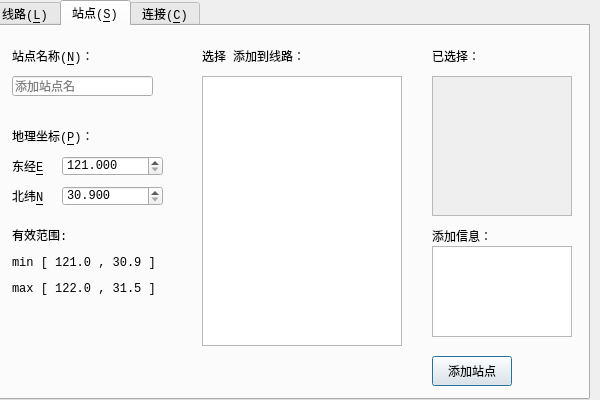
<?xml version="1.0" encoding="UTF-8"?>
<ui version="4.0">
 <class>ManageLines</class>
 <widget class="QDialog" name="ManageLines">
  <property name="enabled">
   <bool>true</bool>
  </property>
  <property name="geometry">
   <rect>
    <x>0</x>
    <y>0</y>
    <width>600</width>
    <height>400</height>
   </rect>
  </property>
  <property name="font">
   <font>
    <family>Consolas</family>
   </font>
  </property>
  <property name="windowTitle">
   <string>添加</string>
  </property>
  <property name="windowIcon">
   <iconset resource="resource.qrc">
    <normaloff>:/icon/icon/add.png</normaloff>:/icon/icon/add.png</iconset>
  </property>
  <widget class="QTabWidget" name="tabWidget">
   <property name="enabled">
    <bool>true</bool>
   </property>
   <property name="geometry">
    <rect>
     <x>-10</x>
     <y>0</y>
     <width>600</width>
     <height>400</height>
    </rect>
   </property>
   <property name="tabPosition">
    <enum>QTabWidget::North</enum>
   </property>
   <property name="tabShape">
    <enum>QTabWidget::Rounded</enum>
   </property>
   <property name="currentIndex">
    <number>1</number>
   </property>
   <property name="elideMode">
    <enum>Qt::ElideNone</enum>
   </property>
   <widget class="QWidget" name="tabAddLine">
    <property name="font">
     <font>
      <family>Consolas</family>
     </font>
    </property>
    <attribute name="icon">
     <iconset resource="resource.qrc">
      <normaloff>:/icon/icon/subway.png</normaloff>:/icon/icon/subway.png</iconset>
    </attribute>
    <attribute name="title">
     <string>线路(&amp;L)</string>
    </attribute>
    <widget class="QLabel" name="label">
     <property name="geometry">
      <rect>
       <x>20</x>
       <y>20</y>
       <width>560</width>
       <height>160</height>
      </rect>
     </property>
     <property name="font">
      <font>
       <family>Consolas</family>
      </font>
     </property>
     <property name="text">
      <string>&lt;html&gt;&lt;head/&gt;&lt;body&gt;&lt;p&gt;&lt;span style=&quot; font-weight:600;&quot;&gt;提示：&lt;/span&gt;新增线路方法&lt;/p&gt;&lt;p&gt;1.先添加新线路信息；&lt;/p&gt;&lt;p&gt;2.然后在工具【站点】中添加线路站点；&lt;/p&gt;&lt;p&gt;3.最后在工具【连接】中确定站点连接关系；&lt;/p&gt;&lt;p&gt;4.也可以用文本方式简单快捷添加，格式需规范。&lt;/p&gt;&lt;/body&gt;&lt;/html&gt;</string>
     </property>
    </widget>
    <widget class="QLabel" name="label_3">
     <property name="geometry">
      <rect>
       <x>20</x>
       <y>200</y>
       <width>80</width>
       <height>20</height>
      </rect>
     </property>
     <property name="text">
      <string>线路名称(&amp;N)：</string>
     </property>
     <property name="buddy">
      <cstring>lineEditLineName</cstring>
     </property>
    </widget>
    <widget class="QLineEdit" name="lineEditLineName">
     <property name="geometry">
      <rect>
       <x>120</x>
       <y>200</y>
       <width>80</width>
       <height>20</height>
      </rect>
     </property>
     <property name="placeholderText">
      <string>请输入线路名</string>
     </property>
    </widget>
    <widget class="QPushButton" name="pushButtonAddLine">
     <property name="geometry">
      <rect>
       <x>440</x>
       <y>320</y>
       <width>80</width>
       <height>30</height>
      </rect>
     </property>
     <property name="minimumSize">
      <size>
       <width>0</width>
       <height>0</height>
      </size>
     </property>
     <property name="font">
      <font>
       <family>Consolas</family>
      </font>
     </property>
     <property name="text">
      <string>添加线路</string>
     </property>
     <property name="default">
      <bool>true</bool>
     </property>
    </widget>
    <widget class="QLabel" name="label_8">
     <property name="geometry">
      <rect>
       <x>20</x>
       <y>240</y>
       <width>80</width>
       <height>20</height>
      </rect>
     </property>
     <property name="text">
      <string>线路颜色(&amp;C)：</string>
     </property>
     <property name="buddy">
      <cstring>pushButtonChooseColor</cstring>
     </property>
    </widget>
    <widget class="QPushButton" name="pushButtonChooseColor">
     <property name="geometry">
      <rect>
       <x>120</x>
       <y>240</y>
       <width>80</width>
       <height>20</height>
      </rect>
     </property>
     <property name="minimumSize">
      <size>
       <width>0</width>
       <height>0</height>
      </size>
     </property>
     <property name="maximumSize">
      <size>
       <width>16777215</width>
       <height>16777215</height>
      </size>
     </property>
     <property name="font">
      <font>
       <family>Consolas</family>
      </font>
     </property>
     <property name="text">
      <string>拾取颜色</string>
     </property>
    </widget>
    <widget class="QTextBrowser" name="textBrowserAddLine">
     <property name="enabled">
      <bool>false</bool>
     </property>
     <property name="geometry">
      <rect>
       <x>400</x>
       <y>200</y>
       <width>140</width>
       <height>60</height>
      </rect>
     </property>
    </widget>
    <widget class="QLabel" name="label_21">
     <property name="geometry">
      <rect>
       <x>400</x>
       <y>180</y>
       <width>80</width>
       <height>20</height>
      </rect>
     </property>
     <property name="text">
      <string>添加信息：</string>
     </property>
    </widget>
   </widget>
   <widget class="QWidget" name="tabAddStation">
    <attribute name="icon">
     <iconset resource="resource.qrc">
      <normaloff>:/icon/icon/station.png</normaloff>:/icon/icon/station.png</iconset>
    </attribute>
    <attribute name="title">
     <string>站点(&amp;S)</string>
    </attribute>
    <widget class="QDoubleSpinBox" name="doubleSpinBoxLatitude">
     <property name="geometry">
      <rect>
       <x>70</x>
       <y>160</y>
       <width>101</width>
       <height>20</height>
      </rect>
     </property>
     <property name="minimumSize">
      <size>
       <width>85</width>
       <height>20</height>
      </size>
     </property>
     <property name="decimals">
      <number>3</number>
     </property>
     <property name="minimum">
      <double>30.899999999999999</double>
     </property>
     <property name="maximum">
      <double>31.449999999999999</double>
     </property>
     <property name="singleStep">
      <double>0.100000000000000</double>
     </property>
     <property name="value">
      <double>30.899999999999999</double>
     </property>
    </widget>
    <widget class="QLabel" name="labelLatitude">
     <property name="geometry">
      <rect>
       <x>20</x>
       <y>160</y>
       <width>35</width>
       <height>20</height>
      </rect>
     </property>
     <property name="minimumSize">
      <size>
       <width>35</width>
       <height>20</height>
      </size>
     </property>
     <property name="font">
      <font>
       <family>Consolas</family>
      </font>
     </property>
     <property name="text">
      <string>北纬&amp;N</string>
     </property>
     <property name="buddy">
      <cstring>doubleSpinBoxLatitude</cstring>
     </property>
    </widget>
    <widget class="QLabel" name="labelLongitude">
     <property name="geometry">
      <rect>
       <x>20</x>
       <y>130</y>
       <width>35</width>
       <height>20</height>
      </rect>
     </property>
     <property name="minimumSize">
      <size>
       <width>35</width>
       <height>20</height>
      </size>
     </property>
     <property name="font">
      <font>
       <family>Consolas</family>
      </font>
     </property>
     <property name="text">
      <string>东经&amp;E</string>
     </property>
     <property name="buddy">
      <cstring>doubleSpinBoxLongitude</cstring>
     </property>
    </widget>
    <widget class="QDoubleSpinBox" name="doubleSpinBoxLongitude">
     <property name="geometry">
      <rect>
       <x>70</x>
       <y>130</y>
       <width>101</width>
       <height>20</height>
      </rect>
     </property>
     <property name="minimumSize">
      <size>
       <width>85</width>
       <height>20</height>
      </size>
     </property>
     <property name="decimals">
      <number>3</number>
     </property>
     <property name="minimum">
      <double>121.000000000000000</double>
     </property>
     <property name="maximum">
      <double>122.000000000000000</double>
     </property>
     <property name="singleStep">
      <double>0.100000000000000</double>
     </property>
     <property name="value">
      <double>121.000000000000000</double>
     </property>
    </widget>
    <widget class="QLineEdit" name="lineEditStationName">
     <property name="geometry">
      <rect>
       <x>20</x>
       <y>50</y>
       <width>141</width>
       <height>20</height>
      </rect>
     </property>
     <property name="minimumSize">
      <size>
       <width>0</width>
       <height>0</height>
      </size>
     </property>
     <property name="maximumSize">
      <size>
       <width>16777215</width>
       <height>16777215</height>
      </size>
     </property>
     <property name="font">
      <font>
       <family>Consolas</family>
      </font>
     </property>
     <property name="text">
      <string/>
     </property>
     <property name="placeholderText">
      <string>添加站点名</string>
     </property>
    </widget>
    <widget class="QTextBrowser" name="textBrowserLinesSelected">
     <property name="enabled">
      <bool>false</bool>
     </property>
     <property name="geometry">
      <rect>
       <x>440</x>
       <y>50</y>
       <width>140</width>
       <height>140</height>
      </rect>
     </property>
    </widget>
    <widget class="QLabel" name="label_4">
     <property name="geometry">
      <rect>
       <x>20</x>
       <y>20</y>
       <width>80</width>
       <height>20</height>
      </rect>
     </property>
     <property name="text">
      <string>站点名称(&amp;N)：</string>
     </property>
     <property name="buddy">
      <cstring>lineEditStationName</cstring>
     </property>
    </widget>
    <widget class="QLabel" name="label_9">
     <property name="geometry">
      <rect>
       <x>20</x>
       <y>100</y>
       <width>80</width>
       <height>20</height>
      </rect>
     </property>
     <property name="text">
      <string>地理坐标(&amp;P)：</string>
     </property>
     <property name="buddy">
      <cstring>doubleSpinBoxLongitude</cstring>
     </property>
    </widget>
    <widget class="QLabel" name="label_10">
     <property name="geometry">
      <rect>
       <x>440</x>
       <y>20</y>
       <width>80</width>
       <height>20</height>
      </rect>
     </property>
     <property name="text">
      <string>已选择：</string>
     </property>
    </widget>
    <widget class="QPushButton" name="pushButtonAddStation">
     <property name="geometry">
      <rect>
       <x>440</x>
       <y>330</y>
       <width>80</width>
       <height>30</height>
      </rect>
     </property>
     <property name="minimumSize">
      <size>
       <width>0</width>
       <height>0</height>
      </size>
     </property>
     <property name="font">
      <font>
       <family>Consolas</family>
      </font>
     </property>
     <property name="text">
      <string>添加站点</string>
     </property>
     <property name="default">
      <bool>true</bool>
     </property>
    </widget>
    <widget class="QLabel" name="label_11">
     <property name="geometry">
      <rect>
       <x>210</x>
       <y>20</y>
       <width>200</width>
       <height>20</height>
      </rect>
     </property>
     <property name="text">
      <string>选择 添加到线路：</string>
     </property>
    </widget>
    <widget class="QLabel" name="label_22">
     <property name="geometry">
      <rect>
       <x>440</x>
       <y>200</y>
       <width>80</width>
       <height>20</height>
      </rect>
     </property>
     <property name="text">
      <string>添加信息：</string>
     </property>
    </widget>
    <widget class="QTextBrowser" name="textBrowserAddStaiton">
     <property name="enabled">
      <bool>true</bool>
     </property>
     <property name="geometry">
      <rect>
       <x>440</x>
       <y>220</y>
       <width>140</width>
       <height>91</height>
      </rect>
     </property>
    </widget>
    <widget class="QLabel" name="label_23">
     <property name="geometry">
      <rect>
       <x>20</x>
       <y>200</y>
       <width>191</width>
       <height>91</height>
      </rect>
     </property>
     <property name="text">
      <string>&lt;html&gt;&lt;head/&gt;&lt;body&gt;&lt;p&gt;有效范围:&lt;/p&gt;&lt;p&gt;min [ 121.0 , 30.9 ]&lt;/p&gt;&lt;p&gt;max [ 122.0 , 31.5 ]&lt;/p&gt;&lt;p&gt;&lt;br/&gt;&lt;/p&gt;&lt;/body&gt;&lt;/html&gt;</string>
     </property>
    </widget>
    <widget class="QListWidget" name="listWidget">
     <property name="geometry">
      <rect>
       <x>210</x>
       <y>50</y>
       <width>200</width>
       <height>270</height>
      </rect>
     </property>
    </widget>
   </widget>
   <widget class="QWidget" name="tabAddConnection">
    <property name="enabled">
     <bool>true</bool>
    </property>
    <attribute name="icon">
     <iconset resource="resource.qrc">
      <normaloff>:/icon/icon/connect.png</normaloff>:/icon/icon/connect.png</iconset>
    </attribute>
    <attribute name="title">
     <string>连接(&amp;C)</string>
    </attribute>
    <widget class="QComboBox" name="comboBoxConnectStation1">
     <property name="enabled">
      <bool>true</bool>
     </property>
     <property name="geometry">
      <rect>
       <x>100</x>
       <y>170</y>
       <width>151</width>
       <height>20</height>
      </rect>
     </property>
     <property name="minimumSize">
      <size>
       <width>0</width>
       <height>0</height>
      </size>
     </property>
     <property name="maximumSize">
      <size>
       <width>16777215</width>
       <height>16777215</height>
      </size>
     </property>
     <property name="font">
      <font>
       <family>Consolas</family>
      </font>
     </property>
     <property name="editable">
      <bool>true</bool>
     </property>
     <property name="currentIndex">
      <number>-1</number>
     </property>
    </widget>
    <widget class="QLabel" name="label_5">
     <property name="geometry">
      <rect>
       <x>20</x>
       <y>170</y>
       <width>80</width>
       <height>20</height>
      </rect>
     </property>
     <property name="text">
      <string>站点1(&amp;O)：</string>
     </property>
     <property name="buddy">
      <cstring>comboBoxConnectStation1</cstring>
     </property>
    </widget>
    <widget class="QLabel" name="label_6">
     <property name="geometry">
      <rect>
       <x>20</x>
       <y>210</y>
       <width>80</width>
       <height>20</height>
      </rect>
     </property>
     <property name="text">
      <string>站点2(&amp;T)：</string>
     </property>
     <property name="buddy">
      <cstring>comboBoxConnectStation2</cstring>
     </property>
    </widget>
    <widget class="QComboBox" name="comboBoxConnectStation2">
     <property name="geometry">
      <rect>
       <x>100</x>
       <y>210</y>
       <width>151</width>
       <height>20</height>
      </rect>
     </property>
     <property name="minimumSize">
      <size>
       <width>0</width>
       <height>0</height>
      </size>
     </property>
     <property name="maximumSize">
      <size>
       <width>16777215</width>
       <height>16777215</height>
      </size>
     </property>
     <property name="font">
      <font>
       <family>Consolas</family>
      </font>
     </property>
     <property name="editable">
      <bool>true</bool>
     </property>
    </widget>
    <widget class="QPushButton" name="pushButtonConnect">
     <property name="geometry">
      <rect>
       <x>170</x>
       <y>290</y>
       <width>80</width>
       <height>30</height>
      </rect>
     </property>
     <property name="minimumSize">
      <size>
       <width>0</width>
       <height>0</height>
      </size>
     </property>
     <property name="font">
      <font>
       <family>Consolas</family>
      </font>
     </property>
     <property name="text">
      <string>连接</string>
     </property>
     <property name="default">
      <bool>true</bool>
     </property>
    </widget>
    <widget class="QLabel" name="label_7">
     <property name="geometry">
      <rect>
       <x>20</x>
       <y>250</y>
       <width>80</width>
       <height>20</height>
      </rect>
     </property>
     <property name="text">
      <string>所属线路(&amp;L)：</string>
     </property>
     <property name="buddy">
      <cstring>comboBoxConnectLine</cstring>
     </property>
    </widget>
    <widget class="QComboBox" name="comboBoxConnectLine">
     <property name="geometry">
      <rect>
       <x>100</x>
       <y>250</y>
       <width>151</width>
       <height>20</height>
      </rect>
     </property>
     <property name="minimumSize">
      <size>
       <width>0</width>
       <height>0</height>
      </size>
     </property>
     <property name="maximumSize">
      <size>
       <width>16777215</width>
       <height>16777215</height>
      </size>
     </property>
     <property name="font">
      <font>
       <family>Consolas</family>
      </font>
     </property>
     <property name="editable">
      <bool>true</bool>
     </property>
    </widget>
    <widget class="QLabel" name="label_2">
     <property name="geometry">
      <rect>
       <x>20</x>
       <y>20</y>
       <width>560</width>
       <height>100</height>
      </rect>
     </property>
     <property name="text">
      <string>&lt;html&gt;&lt;head/&gt;&lt;body&gt;&lt;p&gt;&lt;span style=&quot; font-weight:600;&quot;&gt;提示：&lt;/span&gt;连接站点&lt;/p&gt;&lt;p&gt;1.连接“站点1”和“站点2”为一条边；&lt;/p&gt;&lt;p&gt;2.“站点1”和“站点2”属于同一条线路中的不同站点；&lt;/p&gt;&lt;p&gt;3.站点及线路选择可以选择也可直接输入。&lt;/p&gt;&lt;/body&gt;&lt;/html&gt;</string>
     </property>
    </widget>
   </widget>
  </widget>
 </widget>
 <resources>
  <include location="resource.qrc"/>
 </resources>
 <connections/>
</ui>
